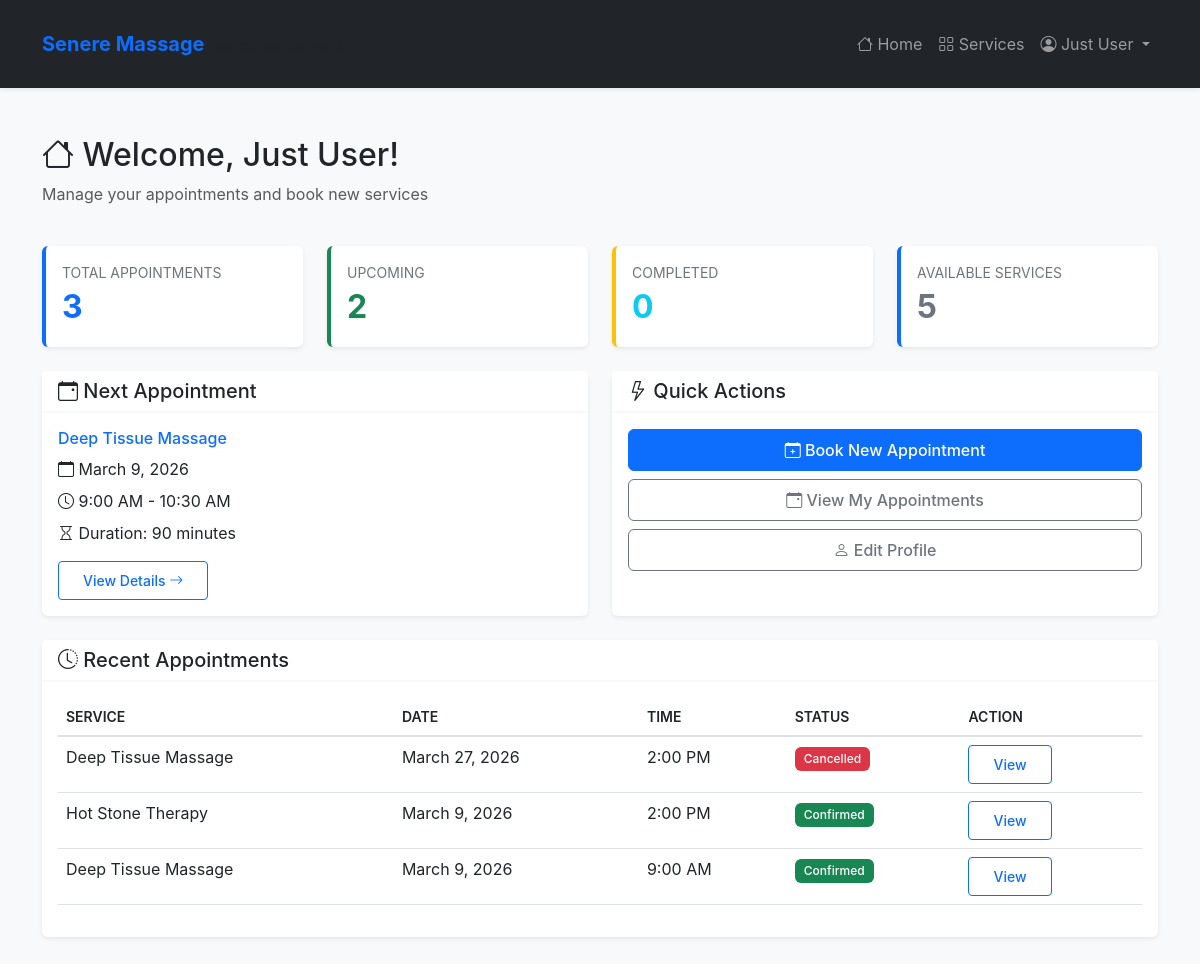
Page /user/dashboard.php (signed in) on the committed database.
### tables this page shows
CREATE TABLE `services` (
  `service_id` int(11) NOT NULL,
  `service_name` varchar(100) NOT NULL,
  `description` text DEFAULT NULL,
  `duration` int(11) NOT NULL COMMENT 'Duration in minutes',
  `price` decimal(10,2) NOT NULL,
  `image_url` varchar(500) DEFAULT NULL COMMENT 'Service image URL or path',
  `status` enum('active','inactive') DEFAULT 'active',
  `created_at` timestamp NOT NULL DEFAULT current_timestamp(),
  `updated_at` timestamp NOT NULL DEFAULT current_timestamp() ON UPDATE current_timestamp()
);

CREATE TABLE `appointments` (
  `appointment_id` int(11) NOT NULL,
  `user_id` int(11) NOT NULL,
  `service_id` int(11) NOT NULL,
  `appointment_date` date NOT NULL,
  `start_time` time NOT NULL,
  `end_time` time NOT NULL,
  `status` enum('pending','confirmed','completed','cancelled','no-show') DEFAULT 'confirmed',
  `cancellation_reason` text DEFAULT NULL,
  `cancelled_at` timestamp NULL DEFAULT NULL,
  `notes` text DEFAULT NULL,
  `created_at` timestamp NOT NULL DEFAULT current_timestamp(),
  `updated_at` timestamp NOT NULL DEFAULT current_timestamp() ON UPDATE current_timestamp()
);

### config/config.php (called while the page is built, shortened)
<?php
spl_autoload_register(function ($class_name) {
    $model_file = MODELS_PATH . '/' . $class_name . '.php';
});
function escape($string) {
    return htmlspecialchars($string, ENT_QUOTES, 'UTF-8');
}
function formatDate($date) {
    return date('F j, Y', strtotime($date));
}
function formatTime($time) {
    return date('g:i A', strtotime($time));
}
function getCurrentUserId() {
    return $_SESSION['user_id'] ?? null;
}
?>

### models/Appointment.php (called while the page is built, shortened)
<?php
class Appointment {
    private $conn;
    private $table = 'appointments';
    public function __construct($db) {
        $this->conn = $db;
    }
    public function getUserAppointments($user_id, $status = null) {
        $query = "SELECT a.*, s.service_name, s.duration, s.price
                 FROM " . $this->table . " a
                 INNER JOIN services s ON a.service_id = s.service_id
                 WHERE a.user_id = :user_id";
        $query .= " ORDER BY a.appointment_date DESC, a.start_time DESC";
        $stmt = $this->conn->prepare($query);
        $stmt->bindParam(':user_id', $user_id);
        $stmt->execute();
        return $stmt->fetchAll();
    }
    public function getUpcomingAppointment($user_id) {
        $query = "SELECT a.*, s.service_name, s.duration, s.price
                 FROM " . $this->table . " a
                 INNER JOIN services s ON a.service_id = s.service_id
                 WHERE a.user_id = :user_id
                 AND a.status = 'confirmed'
                 AND a.appointment_date >= CURDATE()
                 ORDER BY a.appointment_date ASC, a.start_time ASC
                 LIMIT 1";
        $stmt = $this->conn->prepare($query);
        $stmt->bindParam(':user_id', $user_id);
        $stmt->execute();
        if ($stmt->rowCount() > 0) {
            return $stmt->fetch();
        }
        return false;
    }
}
?>

### models/Service.php (called while the page is built, shortened)
<?php
class Service {
    private $conn;
    private $table = 'services';
    public function __construct($db) {
        $this->conn = $db;
    }
    public function getAll($status = null) {
        if ($status) {
            $query = "SELECT * FROM " . $this->table . " WHERE status = :status ORDER BY service_name";
            $stmt = $this->conn->prepare($query);
            $stmt->bindParam(':status', $status);
        } else {
            $query = "SELECT * FROM " . $this->table . " ORDER BY service_name";
            $stmt = $this->conn->prepare($query);
        }
        $stmt->execute();
        return $stmt->fetchAll();
    }
}
?>

### user/dashboard.php (the view, shortened to what this page needs)
<?php
require_once '../config/config.php';
$database = new Database();
$db = $database->getConnection();
$appointment = new Appointment($db);
$service = new Service($db);
$user_id = getCurrentUserId();
$upcoming_appointment = $appointment->getUpcomingAppointment($user_id);
$all_appointments = $appointment->getUserAppointments($user_id);
$services = $service->getAll('active');
$total_appointments = count($all_appointments);
$confirmed_count = count(array_filter($all_appointments, function($app) {
    return $app['status'] == 'confirmed';
}));
$completed_count = count(array_filter($all_appointments, function($app) {
    return $app['status'] == 'completed';
}));
include '../includes/header.php';
include '../includes/navbar.php';
?>
<div class="container my-5">
    <div class="row mb-4">
        <div class="col">
            <h2><i class="bi bi-house"></i> Welcome, <?php echo escape($_SESSION['full_name']); ?>!</h2>
            <p class="text-muted">Manage your appointments and book new services</p>
        </div>
    </div>
    <div class="row g-4 mb-4">
        <div class="col-md-3">
            <div class="card stat-card">
                <div class="card-body">
                    <div class="stat-label">Total Appointments</div>
                    <div class="stat-value text-primary"><?php echo $total_appointments; ?></div>
                </div>
            </div>
        </div>
        <div class="col-md-3">
            <div class="card stat-card success">
                <div class="card-body">
                    <div class="stat-label">Upcoming</div>
                    <div class="stat-value text-success"><?php echo $confirmed_count; ?></div>
                </div>
            </div>
        </div>
        <div class="col-md-3">
            <div class="card stat-card warning">
                <div class="card-body">
                    <div class="stat-label">Completed</div>
                    <div class="stat-value text-info"><?php echo $completed_count; ?></div>
                </div>
            </div>
        </div>
        <div class="col-md-3">
            <div class="card stat-card">
                <div class="card-body">
                    <div class="stat-label">Available Services</div>
                    <div class="stat-value text-secondary"><?php echo count($services); ?></div>
                </div>
            </div>
        </div>
    </div>
    <div class="row g-4">
        <div class="col-md-6">
            <div class="card h-100">
                <div class="card-header">
                    <h5 class="mb-0"><i class="bi bi-calendar-event"></i> Next Appointment</h5>
                </div>
                <div class="card-body">
                    <?php if ($upcoming_appointment): ?>
                        <h6 class="text-primary"><?php echo escape($upcoming_appointment['service_name']); ?></h6>
                        <p class="mb-2">
                            <i class="bi bi-calendar"></i>
                            <?php echo formatDate($upcoming_appointment['appointment_date']); ?>
                        </p>
                        <p class="mb-2">
                            <i class="bi bi-clock"></i>
                            <?php echo formatTime($upcoming_appointment['start_time']); ?> -
                            <?php echo formatTime($upcoming_appointment['end_time']); ?>
                        </p>
                        <p class="mb-3">
                            <i class="bi bi-hourglass"></i>
                            Duration: <?php echo $upcoming_appointment['duration']; ?> minutes
                        </p>
                        <a href="appointments.php" class="btn btn-sm btn-outline-primary">
                            View Details <i class="bi bi-arrow-right"></i>
                        </a>
                    <?php endif; ?>
                </div>
            </div>
        </div>
        <div class="col-md-6">
            <div class="card h-100">
                <div class="card-header">
                    <h5 class="mb-0"><i class="bi bi-lightning"></i> Quick Actions</h5>
                </div>
                <div class="card-body">
                    <div class="d-grid gap-2">
                        <a href="services.php" class="btn btn-primary">
                            <i class="bi bi-calendar-plus"></i> Book New Appointment
                        </a>
                        <a href="appointments.php" class="btn btn-outline-secondary">
                            <i class="bi bi-calendar-event"></i> View My Appointments
                        </a>
                        <a href="profile.php" class="btn btn-outline-secondary">
                            <i class="bi bi-person"></i> Edit Profile
                        </a>
                    </div>
                </div>
            </div>
        </div>
    </div>
    <div class="row mt-4">
        <div class="col-12">
            <div class="card">
                <div class="card-header">
                    <h5 class="mb-0"><i class="bi bi-clock-history"></i> Recent Appointments</h5>
                </div>
                <div class="card-body">
                    <?php if (!empty($all_appointments)): ?>
                        <div class="table-responsive">
                            <table class="table table-hover">
                                <thead>
                                    <tr>
                                        <th>Service</th>
                                        <th>Date</th>
                                        <th>Time</th>
                                        <th>Status</th>
                                        <th>Action</th>
                                    </tr>
                                </thead>
                                <tbody>
                                    <?php foreach (array_slice($all_appointments, 0, 5) as $app): ?>
                                        <tr>
                                            <td><?php echo escape($app['service_name']); ?></td>
                                            <td><?php echo formatDate($app['appointment_date']); ?></td>
                                            <td><?php echo formatTime($app['start_time']); ?></td>
                                            <td>
                                                <span class="badge bg-<?php
                                                    echo $app['status'] == 'confirmed' ? 'success' :
                                                        ($app['status'] == 'completed' ? 'primary' :
                                                        ($app['status'] == 'cancelled' ? 'danger' : 'warning'));
                                                ?>">
                                                    <?php echo ucfirst($app['status']); ?>
                                                </span>
                                            </td>
                                            <td>
                                                <a href="appointments.php" class="btn btn-sm btn-outline-primary">
                                                    View
                                                </a>
                                            </td>
                                        </tr>
                                    <?php endforeach; ?>
                                </tbody>
                            </table>
                        </div>
                    <?php else: ?>
                        <p class="text-center text-muted mb-0">No appointments yet. Start booking now!</p>
                    <?php endif; ?>
                </div>
            </div>
        </div>
    </div>
</div>
<?php include '../includes/footer.php'; ?>

### assets/css/style.css (style rules this page uses)
:root { --primary-color: #0d6efd; --secondary-color: #6c757d; --success-color: #198754; --danger-color: #dc3545; --warning-color: #ffc107; --info-color: #0dcaf0; }
body { font-family: -apple-system, BlinkMacSystemFont, "Segoe UI", Roboto, "Helvetica Neue", Arial, sans-serif; background-color: #f8f9fa; }
.card { border: none; box-shadow: 0 0.125rem 0.25rem rgba(0, 0, 0, 0.075); transition: transform 0.3s, box-shadow 0.3s; }
.card-header { background-color: #fff; border-bottom: 2px solid #f8f9fa; font-weight: 600; }
.stat-card { border-left: 4px solid var(--primary-color); }
.stat-card.success { border-left-color: var(--success-color); }
.stat-card.warning { border-left-color: var(--warning-color); }
.stat-value { font-size: 2rem; font-weight: 700; margin-bottom: 0; }
.stat-label { color: #6c757d; font-size: 0.875rem; text-transform: uppercase; }
.badge { padding: 0.5em 0.75em; font-weight: 500; }
.table { background-color: white; }
.table thead th { border-bottom: 2px solid #dee2e6; font-weight: 600; text-transform: uppercase; font-size: 0.875rem; }
.btn { padding: 0.5rem 1.5rem; font-weight: 500; }
.btn-primary { background-color: var(--primary-color); border-color: var(--primary-color); }
.btn, .btn-group, button, a { position: relative; z-index: 2; }
.card, .table-responsive { position: relative; z-index: auto; }

### rows in the picture
services: service_name "Deep Tissue Massage", duration "90"
appointments: appointment_date "March 9, 2026", start_time "9:00 AM", end_time "10:30 AM", service.service_name "Deep Tissue Massage", status "Confirmed"
appointments: service.service_name "Deep Tissue Massage", appointment_date "March 27, 2026", start_time "2:00 PM", status "Cancelled"
appointments: service.service_name "Hot Stone Therapy", appointment_date "March 9, 2026", start_time "2:00 PM", status "Confirmed"

### other values in the picture
SITE_NAME "Senere Massage"
$_SESSION['full_name'] "Just User"
$total_appointments "3"
$confirmed_count "2"
$completed_count "0"
count($services) "5"
